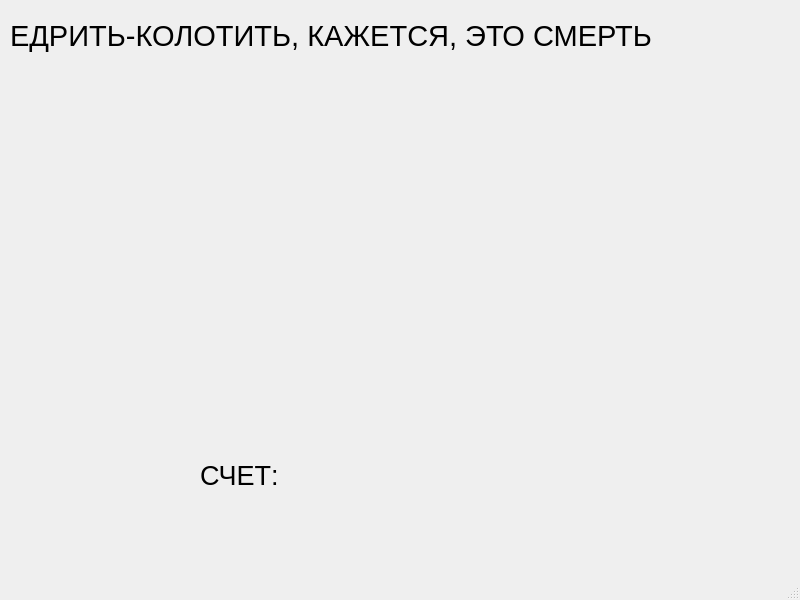
<?xml version="1.0" encoding="UTF-8"?>
<ui version="4.0">
 <class>MainWindow</class>
 <widget class="QMainWindow" name="MainWindow">
  <property name="geometry">
   <rect>
    <x>0</x>
    <y>0</y>
    <width>800</width>
    <height>600</height>
   </rect>
  </property>
  <property name="windowTitle">
   <string>MainWindow</string>
  </property>
  <widget class="QWidget" name="centralwidget">
   <widget class="QLabel" name="label">
    <property name="geometry">
     <rect>
      <x>10</x>
      <y>-70</y>
      <width>781</width>
      <height>211</height>
     </rect>
    </property>
    <property name="font">
     <font>
      <pointsize>22</pointsize>
     </font>
    </property>
    <property name="text">
     <string>ЕДРИТЬ-КОЛОТИТЬ, КАЖЕТСЯ, ЭТО СМЕРТЬ</string>
    </property>
   </widget>
   <widget class="QLabel" name="label_2">
    <property name="geometry">
     <rect>
      <x>10</x>
      <y>80</y>
      <width>781</width>
      <height>351</height>
     </rect>
    </property>
    <property name="text">
     <string/>
    </property>
    <property name="pixmap">
     <pixmap>../pictures/7ff63c813ab97a671e515217cd59eb7d.png</pixmap>
    </property>
    <property name="scaledContents">
     <bool>true</bool>
    </property>
   </widget>
   <widget class="QLabel" name="score_txt">
    <property name="geometry">
     <rect>
      <x>200</x>
      <y>450</y>
      <width>381</width>
      <height>51</height>
     </rect>
    </property>
    <property name="font">
     <font>
      <pointsize>20</pointsize>
     </font>
    </property>
    <property name="text">
     <string>СЧЕТ:</string>
    </property>
   </widget>
  </widget>
  <widget class="QMenuBar" name="menubar">
   <property name="geometry">
    <rect>
     <x>0</x>
     <y>0</y>
     <width>800</width>
     <height>26</height>
    </rect>
   </property>
  </widget>
  <widget class="QStatusBar" name="statusbar"/>
 </widget>
 <resources/>
 <connections/>
</ui>
